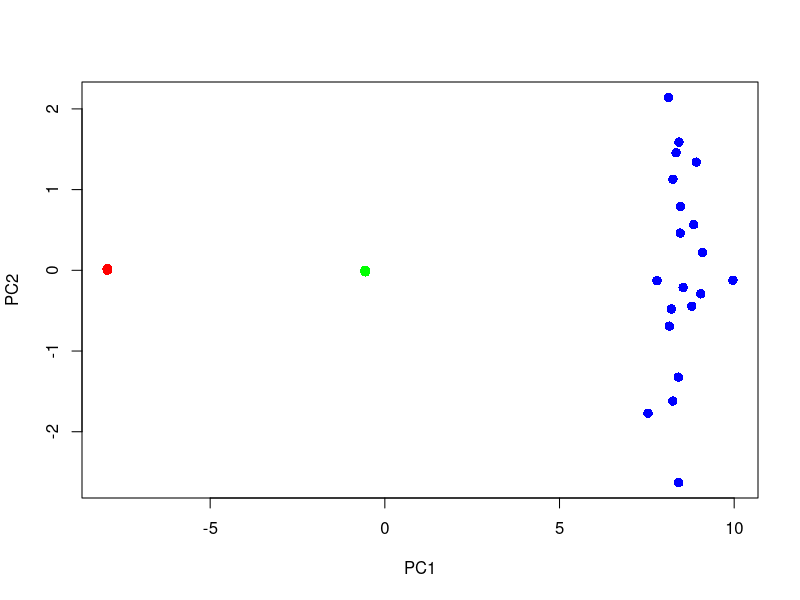

Source code (R):
gp1 <- matrix(rnorm(1000, mean = 50), nrow = 20, ncol = 50)
#just checking the number of columns and rows in gp1
ncol(gp1)
nrow(gp1)
gp2 <- matrix(rnorm(1000, mean = 250), nrow = 20, ncol = 50)
ncol(gp2)
nrow(gp2)
gp3 <- matrix(rnorm(1000, mean = 500, sd = 100), nrow = 20, ncol = 50)
head(gp3)
names(gp1)
# Combining the classes
data <- rbind(gp1, gp2, gp3)
#just analyzing the data
dim(data)
head(data)

?prcomp
pca_f <- prcomp(data, scale. = TRUE, center = TRUE)

#performing some analysis on the pca_class
names(pca_f)
head(pca_f)
pca_f$rotation
pca_f$scale
pca_f$x

#extracting the first 2 PCs as required

pc12 <- as.data.frame(pca_f$x[,1:2])
colors <- c(rep("red", 20), rep("green", 20), rep("blue", 20))
plot(pc12$PC1, pc12$PC2, xlab="PC1", ylab="PC2", col = colors, pch =16, cex=1.25)

kcluster <- kmeans(data, centers = 3, iter.max = 20000, nstart =4)
names(kcluster)
?kmeans
kcluster$size
kcluster$iter
kcluster$cluster

#comparing the observations in each class to the clusters formed by kmeans by rep()
table(kcluster$cluster, rep(1:3, each = 20))

kcluster_D <- kmeans(data, centers = 2, iter.max = 20000, nstart =5)
kcluster_D$size
kcluster_D$iter
kcluster_D$cluster

kcluster_E <- kmeans(data, centers = 4, iter.max = 20000, nstart =10)
kcluster_E$size
kcluster_E$iter
kcluster_E$cluster

pc12
names(pc12)
kcluster_F <- kmeans(pc12, centers=3, iter.max = 20000)
kcluster_F$size
kcluster_F$iter
kcluster_F$cluster

# scale the data to have standard deviation 1

scaled_data <- scale(data, center = TRUE, scale = TRUE)
#we have even centered the data so as to remove any bias
names(scaled_data)
head(scaled_data)
dim(scaled_data)


kcluster_scaled_G <- kmeans(scaled_data, centers = 3, nstart = 20)
names(kcluster_scaled_G)
kcluster_scaled_G$size
kcluster_scaled_G$iter
kcluster_scaled_G$cluster
